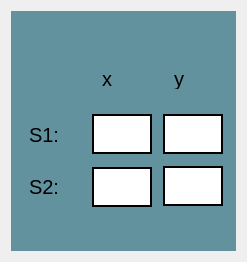
                <widget class="QWidget" name="tab_13">
                 <attribute name="title">
                  <string>Coordenadas</string>
                 </attribute>
                 <layout class="QGridLayout" name="gridLayout_43">
                  <item row="0" column="0">
                   <widget class="QFrame" name="frame_17">
                    <property name="styleSheet">
                     <string notr="true">QFrame{
	background-color: rgb(98, 146, 158);
	border: none;
}</string>
                    </property>
                    <property name="frameShape">
                     <enum>QFrame::StyledPanel</enum>
                    </property>
                    <property name="frameShadow">
                     <enum>QFrame::Raised</enum>
                    </property>
                    <layout class="QGridLayout" name="gridLayout_51">
                     <property name="leftMargin">
                      <number>0</number>
                     </property>
                     <property name="topMargin">
                      <number>0</number>
                     </property>
                     <property name="rightMargin">
                      <number>0</number>
                     </property>
                     <property name="bottomMargin">
                      <number>0</number>
                     </property>
                     <item row="4" column="0">
                      <spacer name="verticalSpacer_21">
                       <property name="orientation">
                        <enum>Qt::Vertical</enum>
                       </property>
                       <property name="sizeHint" stdset="0">
                        <size>
                         <width>20</width>
                         <height>40</height>
                        </size>
                       </property>
                      </spacer>
                     </item>
                     <item row="0" column="0">
                      <spacer name="verticalSpacer_20">
                       <property name="orientation">
                        <enum>Qt::Vertical</enum>
                       </property>
                       <property name="sizeHint" stdset="0">
                        <size>
                         <width>20</width>
                         <height>40</height>
                        </size>
                       </property>
                      </spacer>
                     </item>
                     <item row="2" column="0">
                      <widget class="QFrame" name="frame_58">
                       <property name="frameShape">
                        <enum>QFrame::StyledPanel</enum>
                       </property>
                       <property name="frameShadow">
                        <enum>QFrame::Raised</enum>
                       </property>
                       <layout class="QGridLayout" name="gridLayout_58">
                        <property name="topMargin">
                         <number>0</number>
                        </property>
                        <property name="bottomMargin">
                         <number>0</number>
                        </property>
                        <item row="0" column="0">
                         <widget class="QFrame" name="frame_54">
                          <property name="minimumSize">
                           <size>
                            <width>65</width>
                            <height>40</height>
                           </size>
                          </property>
                          <property name="maximumSize">
                           <size>
                            <width>65</width>
                            <height>40</height>
                           </size>
                          </property>
                          <property name="frameShape">
                           <enum>QFrame::StyledPanel</enum>
                          </property>
                          <property name="frameShadow">
                           <enum>QFrame::Raised</enum>
                          </property>
                          <layout class="QGridLayout" name="gridLayout_54">
                           <property name="topMargin">
                            <number>1</number>
                           </property>
                           <property name="bottomMargin">
                            <number>1</number>
                           </property>
                           <item row="0" column="0">
                            <widget class="QLabel" name="label_47">
                             <property name="maximumSize">
                              <size>
                               <width>16777215</width>
                               <height>20</height>
                              </size>
                             </property>
                             <property name="styleSheet">
                              <string notr="true">QLabel{
qproperty-alignment: AlignCenter;
font-size: 20px;
border: none;
}</string>
                             </property>
                             <property name="text">
                              <string>S1:</string>
                             </property>
                            </widget>
                           </item>
                          </layout>
                         </widget>
                        </item>
                        <item row="0" column="1">
                         <widget class="QFrame" name="frame_30">
                          <property name="minimumSize">
                           <size>
                            <width>65</width>
                            <height>45</height>
                           </size>
                          </property>
                          <property name="maximumSize">
                           <size>
                            <width>65</width>
                            <height>45</height>
                           </size>
                          </property>
                          <property name="frameShape">
                           <enum>QFrame::StyledPanel</enum>
                          </property>
                          <property name="frameShadow">
                           <enum>QFrame::Raised</enum>
                          </property>
                          <layout class="QGridLayout" name="gridLayout_50">
                           <property name="leftMargin">
                            <number>1</number>
                           </property>
                           <property name="topMargin">
                            <number>1</number>
                           </property>
                           <item row="0" column="0">
                            <widget class="QLineEdit" name="leXS1">
                             <property name="minimumSize">
                              <size>
                               <width>60</width>
                               <height>40</height>
                              </size>
                             </property>
                             <property name="maximumSize">
                              <size>
                               <width>60</width>
                               <height>40</height>
                              </size>
                             </property>
                             <property name="styleSheet">
                              <string notr="true">QLineEdit{
background-color: white;
border: 2px solid black;
font-color: black;
qproperty-alignment: AlignCenter;
font-size: 15px;
}</string>
                             </property>
                             <property name="text">
                              <string/>
                             </property>
                            </widget>
                           </item>
                          </layout>
                         </widget>
                        </item>
                        <item row="0" column="2">
                         <widget class="QFrame" name="frame_52">
                          <property name="minimumSize">
                           <size>
                            <width>65</width>
                            <height>45</height>
                           </size>
                          </property>
                          <property name="maximumSize">
                           <size>
                            <width>65</width>
                            <height>45</height>
                           </size>
                          </property>
                          <property name="frameShape">
                           <enum>QFrame::StyledPanel</enum>
                          </property>
                          <property name="frameShadow">
                           <enum>QFrame::Raised</enum>
                          </property>
                          <layout class="QGridLayout" name="gridLayout_52">
                           <property name="leftMargin">
                            <number>1</number>
                           </property>
                           <property name="topMargin">
                            <number>1</number>
                           </property>
                           <item row="0" column="0">
                            <widget class="QLineEdit" name="leYS1">
                             <property name="minimumSize">
                              <size>
                               <width>60</width>
                               <height>40</height>
                              </size>
                             </property>
                             <property name="maximumSize">
                              <size>
                               <width>60</width>
                               <height>40</height>
                              </size>
                             </property>
                             <property name="styleSheet">
                              <string notr="true">QLineEdit{
background-color: white;
border: 2px solid black;
font-color: black;
qproperty-alignment: AlignCenter;
font-size: 15px;
}</string>
                             </property>
                             <property name="text">
                              <string/>
                             </property>
                            </widget>
                           </item>
                          </layout>
                         </widget>
                        </item>
                       </layout>
                      </widget>
                     </item>
                     <item row="1" column="0">
                      <widget class="QFrame" name="frame_57">
                       <property name="frameShape">
                        <enum>QFrame::StyledPanel</enum>
                       </property>
                       <property name="frameShadow">
                        <enum>QFrame::Raised</enum>
                       </property>
                       <layout class="QGridLayout" name="gridLayout_57">
                        <item row="0" column="0">
                         <widget class="QFrame" name="frame_56">
                          <property name="minimumSize">
                           <size>
                            <width>65</width>
                            <height>0</height>
                           </size>
                          </property>
                          <property name="maximumSize">
                           <size>
                            <width>65</width>
                            <height>16777215</height>
                           </size>
                          </property>
                          <property name="frameShape">
                           <enum>QFrame::StyledPanel</enum>
                          </property>
                          <property name="frameShadow">
                           <enum>QFrame::Raised</enum>
                          </property>
                          <layout class="QGridLayout" name="gridLayout_56">
                           <item row="0" column="0">
                            <widget class="QLabel" name="label_96">
                             <property name="maximumSize">
                              <size>
                               <width>16777215</width>
                               <height>20</height>
                              </size>
                             </property>
                             <property name="styleSheet">
                              <string notr="true">QLabel{
qproperty-alignment: AlignCenter;
font-size: 20px;
border: none;
}</string>
                             </property>
                             <property name="text">
                              <string/>
                             </property>
                            </widget>
                           </item>
                          </layout>
                         </widget>
                        </item>
                        <item row="0" column="1">
                         <widget class="QFrame" name="frame_4">
                          <property name="minimumSize">
                           <size>
                            <width>65</width>
                            <height>0</height>
                           </size>
                          </property>
                          <property name="maximumSize">
                           <size>
                            <width>65</width>
                            <height>16777215</height>
                           </size>
                          </property>
                          <property name="frameShape">
                           <enum>QFrame::StyledPanel</enum>
                          </property>
                          <property name="frameShadow">
                           <enum>QFrame::Raised</enum>
                          </property>
                          <layout class="QGridLayout" name="gridLayout_48">
                           <property name="topMargin">
                            <number>1</number>
                           </property>
                           <property name="bottomMargin">
                            <number>1</number>
                           </property>
                           <item row="0" column="0">
                            <widget class="QLabel" name="label_45">
                             <property name="maximumSize">
                              <size>
                               <width>16777215</width>
                               <height>20</height>
                              </size>
                             </property>
                             <property name="styleSheet">
                              <string notr="true">QLabel{
qproperty-alignment: AlignCenter;
font-size: 20px;
border: none;
}</string>
                             </property>
                             <property name="text">
                              <string>x</string>
                             </property>
                            </widget>
                           </item>
                          </layout>
                         </widget>
                        </item>
                        <item row="0" column="2">
                         <widget class="QFrame" name="frame_5">
                          <property name="minimumSize">
                           <size>
                            <width>60</width>
                            <height>0</height>
                           </size>
                          </property>
                          <property name="maximumSize">
                           <size>
                            <width>60</width>
                            <height>16777215</height>
                           </size>
                          </property>
                          <property name="frameShape">
                           <enum>QFrame::StyledPanel</enum>
                          </property>
                          <property name="frameShadow">
                           <enum>QFrame::Raised</enum>
                          </property>
                          <layout class="QGridLayout" name="gridLayout_49">
                           <property name="topMargin">
                            <number>1</number>
                           </property>
                           <property name="bottomMargin">
                            <number>1</number>
                           </property>
                           <item row="0" column="0">
                            <widget class="QLabel" name="label_46">
                             <property name="maximumSize">
                              <size>
                               <width>16777215</width>
                               <height>20</height>
                              </size>
                             </property>
                             <property name="styleSheet">
                              <string notr="true">QLabel{
qproperty-alignment: AlignCenter;
font-size: 20px;
border: none;
}</string>
                             </property>
                             <property name="text">
                              <string>y</string>
                             </property>
                            </widget>
                           </item>
                          </layout>
                         </widget>
                        </item>
                       </layout>
                      </widget>
                     </item>
                     <item row="3" column="0">
                      <widget class="QFrame" name="frame_59">
                       <property name="frameShape">
                        <enum>QFrame::StyledPanel</enum>
                       </property>
                       <property name="frameShadow">
                        <enum>QFrame::Raised</enum>
                       </property>
                       <layout class="QGridLayout" name="gridLayout_59">
                        <property name="topMargin">
                         <number>1</number>
                        </property>
                        <property name="bottomMargin">
                         <number>1</number>
                        </property>
                        <item row="0" column="0">
                         <widget class="QFrame" name="frame_60">
                          <property name="minimumSize">
                           <size>
                            <width>65</width>
                            <height>40</height>
                           </size>
                          </property>
                          <property name="maximumSize">
                           <size>
                            <width>65</width>
                            <height>40</height>
                           </size>
                          </property>
                          <property name="frameShape">
                           <enum>QFrame::StyledPanel</enum>
                          </property>
                          <property name="frameShadow">
                           <enum>QFrame::Raised</enum>
                          </property>
                          <layout class="QGridLayout" name="gridLayout_60">
                           <property name="topMargin">
                            <number>1</number>
                           </property>
                           <property name="bottomMargin">
                            <number>1</number>
                           </property>
                           <item row="0" column="0">
                            <widget class="QLabel" name="label_99">
                             <property name="maximumSize">
                              <size>
                               <width>16777215</width>
                               <height>20</height>
                              </size>
                             </property>
                             <property name="styleSheet">
                              <string notr="true">QLabel{
qproperty-alignment: AlignCenter;
font-size: 20px;
border: none;
}</string>
                             </property>
                             <property name="text">
                              <string>S2:</string>
                             </property>
                            </widget>
                           </item>
                          </layout>
                         </widget>
                        </item>
                        <item row="0" column="1">
                         <widget class="QFrame" name="frame_61">
                          <property name="minimumSize">
                           <size>
                            <width>65</width>
                            <height>45</height>
                           </size>
                          </property>
                          <property name="maximumSize">
                           <size>
                            <width>65</width>
                            <height>45</height>
                           </size>
                          </property>
                          <property name="frameShape">
                           <enum>QFrame::StyledPanel</enum>
                          </property>
                          <property name="frameShadow">
                           <enum>QFrame::Raised</enum>
                          </property>
                          <layout class="QGridLayout" name="gridLayout_61">
                           <property name="leftMargin">
                            <number>1</number>
                           </property>
                           <property name="topMargin">
                            <number>1</number>
                           </property>
                           <property name="bottomMargin">
                            <number>1</number>
                           </property>
                           <item row="0" column="0">
                            <widget class="QLineEdit" name="leXS2">
                             <property name="minimumSize">
                              <size>
                               <width>60</width>
                               <height>40</height>
                              </size>
                             </property>
                             <property name="maximumSize">
                              <size>
                               <width>60</width>
                               <height>40</height>
                              </size>
                             </property>
                             <property name="styleSheet">
                              <string notr="true">QLineEdit{
background-color: white;
border: 2px solid black;
font-color: black;
qproperty-alignment: AlignCenter;
font-size: 15px;
}</string>
                             </property>
                             <property name="text">
                              <string/>
                             </property>
                            </widget>
                           </item>
                          </layout>
                         </widget>
                        </item>
                        <item row="0" column="2">
                         <widget class="QFrame" name="frame_62">
                          <property name="minimumSize">
                           <size>
                            <width>65</width>
                            <height>45</height>
                           </size>
                          </property>
                          <property name="maximumSize">
                           <size>
                            <width>65</width>
                            <height>45</height>
                           </size>
                          </property>
                          <property name="frameShape">
                           <enum>QFrame::StyledPanel</enum>
                          </property>
                          <property name="frameShadow">
                           <enum>QFrame::Raised</enum>
                          </property>
                          <layout class="QGridLayout" name="gridLayout_62">
                           <property name="leftMargin">
                            <number>1</number>
                           </property>
                           <property name="topMargin">
                            <number>1</number>
                           </property>
                           <item row="0" column="0">
                            <widget class="QLineEdit" name="leYS2">
                             <property name="minimumSize">
                              <size>
                               <width>60</width>
                               <height>40</height>
                              </size>
                             </property>
                             <property name="maximumSize">
                              <size>
                               <width>60</width>
                               <height>40</height>
                              </size>
                             </property>
                             <property name="styleSheet">
                              <string notr="true">QLineEdit{
background-color: white;
border: 2px solid black;
font-color: black;
qproperty-alignment: AlignCenter;
font-size: 15px;
}</string>
                             </property>
                             <property name="text">
                              <string/>
                             </property>
                            </widget>
                           </item>
                          </layout>
                         </widget>
                        </item>
                       </layout>
                      </widget>
                     </item>
                    </layout>
                   </widget>
                  </item>
                 </layout>
                </widget>
